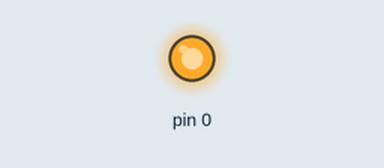
This sketch was run on a simulated Arduino Uno, built with avr-gcc and run on an emulated ATmega328P. Parts: output pins drawn as LEDs (lit = HIGH).

Above: at 0.1 s.
At 1.1 s:
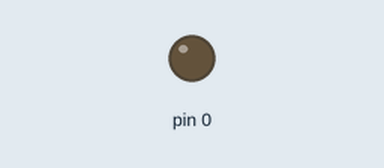
Timing chart, 0 to 2.6 s (numbered marks = the images above):
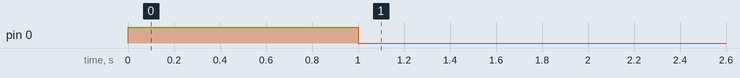

The sketch:

LED-Einzeln.ino
```cpp
void setup() {
  pinMode(0, OUTPUT);
    digitalWrite(0, HIGH);
    delay (1000);
    digitalWrite (0, LOW);
}
void loop(){
}
```
